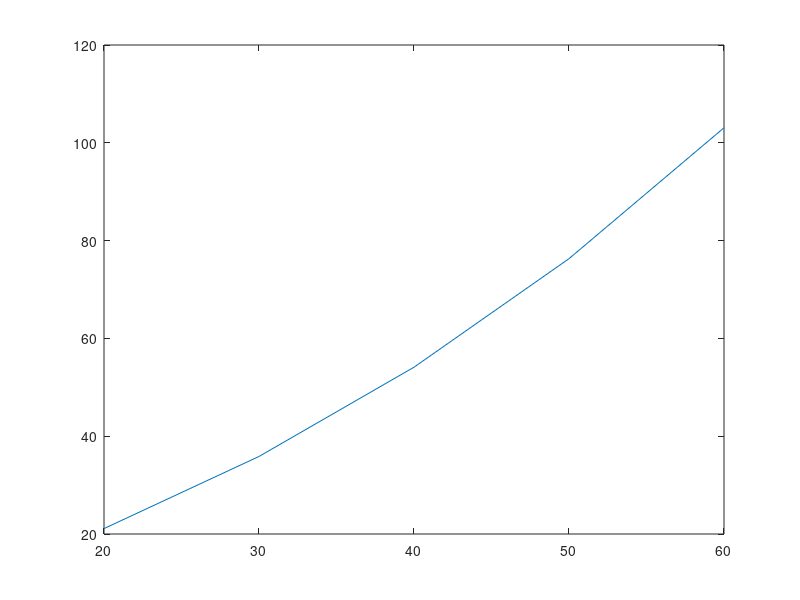
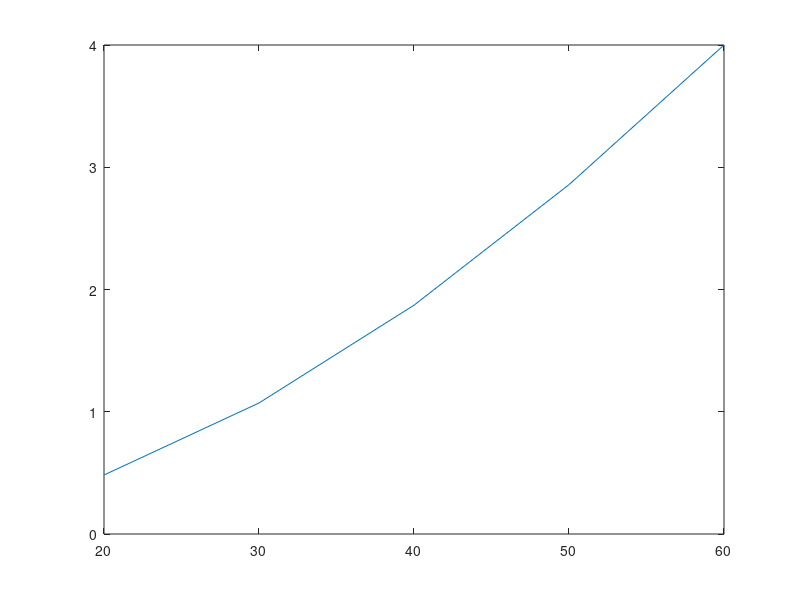

Write the MATLAB code that produced these figures, in order.
deg = [20, 30, 40, 50, 60];
ws_area = [21.1087, 35.8549, 54.1083, 76.3024, 103.0709];
ws_len = [0.4825, 1.0718, 1.8716, 2.8577, 4];

figure(1);
plot(deg, ws_area)

figure(2);
plot(deg, ws_len)